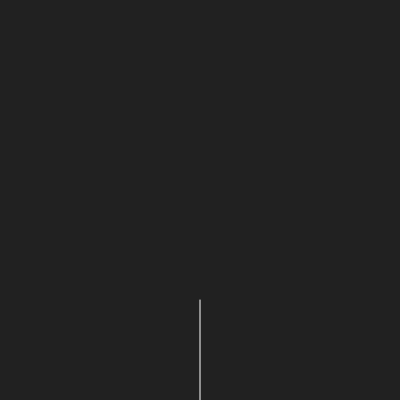
Frame 1 (no input)
Frame 60 (no input): identical to frame 1, image omitted
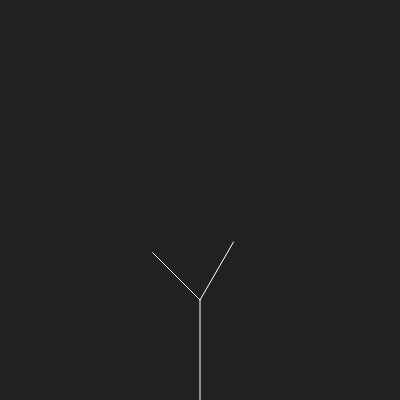
Frame 120 (the mouse pressed at the canvas centre since frame 60)

The p5.js sketch that drew these frames (run headless with seeded random() and noise() and a simulated clock; from frame 60 on, the mouse is pressed at the canvas centre):

// p5.js sketch
// ── sketch.js

// Create Array
var tree = [];
var leaves = [];
var count = 0;

function setup() {
    createCanvas(400, 400);
    var a = createVector(width/2, height);
    var b = createVector(width/2, height - 100);
    // Put the Root in the array
    var root = new Branch(a, b);

    tree[0] = root;

}

function mousePressed() {
    for (var i = tree.length - 1; i >= 0; i--) {
        if (!tree[i].finished){
            // return new Branch from our constructor, Branch, with applied metrics
            tree.push(tree[i].branchA());
            tree.push(tree[i].branchB());
        }
        // to avoid unnecessary redundancies.
        tree[i].finished = true;
    }

    // tracking for... reasons
    count++;

    // Reset Condition
    if(tree.length > 720){
        tree = [];
        leaves = [];
        count = 0;
        setup();
    }

    // Designates when to generate leaves.
    // again, count is the number of times we clicked
    if(!(count % 2)) {
        for (var i = 0; i < tree.length; i++)
        {
            if(!tree[i].finished) {
                var leaf = tree[i].end.copy();
                leaves.push(leaf);
            }
        }
    }
}

function draw() {

    background(33);
    // Display the Array
    for (var i = 0; i < tree.length; i++){
        tree[i].show();
        // bbq
        //tree[i].jitter();
    }

    // Leave generation
    for (var i = 0; i < leaves.length; i++) {
        var fall = 0;
        if (leaves.length == 1) {
            fill(0, 0, 0, 0.5);
        }
        else{
            fill(255, 0, 100, 100);
        }
        noStroke();
        ellipse(leaves[i].x, leaves[i].y, 8, 5);
        // falling motion
        if(i % random(2, 3) == 0) {
            leaves[i].y += random(0, 1);
            leaves[i].x += random(0, -1);
        }
    }
}


// ── branch.js
function Branch(begin, end) {
    // our passed in init vector
    this.begin = begin;
    this.end = end;
    // productivity switch
    this.finished = false;

    this.jitter = function() {
        this.end.x += random(-1, 1);
        this.end.y += random(-1, 1);
    }

    this.show = function() {
        stroke(255);
        line(this.begin.x, this.begin.y, this.end.x, this.end.y);
    }

    // to the right
    this.branchA = function() {
        // Vector pointing from bottom to top of branch
        var dir = p5.Vector.sub(this.end, this.begin);
        // 45 degrees rotation and shrink it a bit
        dir.rotate(PI/6);
        dir.mult(0.67)
        // add the end point of the previous vector with the direction
        var newEnd = p5.Vector.add(this.end, dir)
        // set up the new Branch with our new metrics.
        var b = new Branch(this.end, newEnd);
        // get it
        return b;
    }
    // to the left
    this.branchB = function() {
        // Vector pointing from bottom to top of branch
        var dir = p5.Vector.sub(this.end, this.begin);
        // 45 degrees rotation
        dir.rotate(-PI/4);
        dir.mult(0.67);
        // add the end point of the previous vector with the direction
        var newEnd = p5.Vector.add(this.end, dir)
        // set up the new Branch with our new metrics.
        var b = new Branch(this.end, newEnd);
        // get it
        return b;
    }
}
